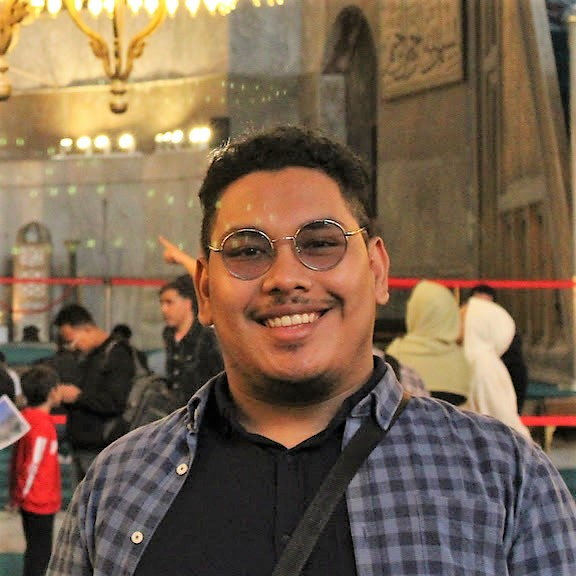
#> input picture gambar.jpg, 576 x 576 px
$ python main.py
#> lines starting #> are read from the running program, lines starting #| are printed output that depends on the picture
import imageio
import numpy as np
import matplotlib.pyplot as plt

# Membaca gambar berwarna (RGB)
image = imageio.imread("./gambar.jpg")
#> image is the input picture: shape (576, 576, 3); mean R, G, B 121.7, 99.4, 78.1

# Mengubah gambar menjadi grayscale
gray_image = np.dot(image[..., :3], [0.2989, 0.5870, 0.1140]).astype(np.uint8)
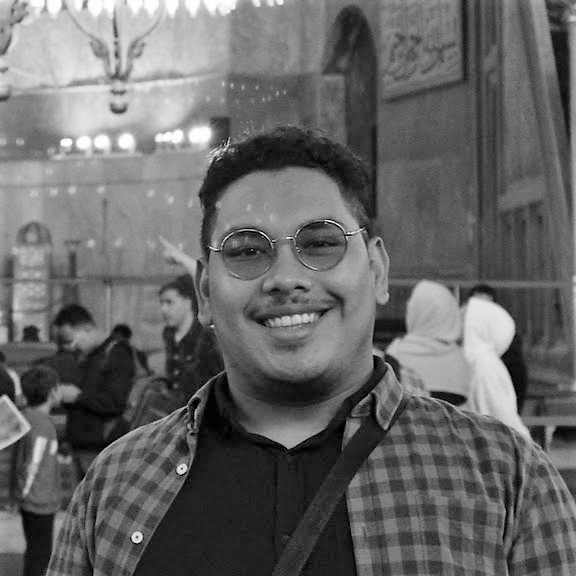
#> gray_image: shape (576, 576); min 0, max 254, mean 103.1

# Menampilkan output dari gray_image
imageio.imwrite("./gray_image.jpg", gray_image)

# Menghitung histogram
total_pixels_per_intensity = np.zeros(256, dtype=int)
for intensity in range(256):
    total_pixels_per_intensity[intensity] = np.sum(gray_image == intensity)
#> after the loop, total_pixels_per_intensity = 256 values, max 4765 at index 33, min 0 at index 255, mean 1296

# Plot histogram
plt.figure(figsize=(10, 6))
plt.bar(range(256), total_pixels_per_intensity, color="gray")
plt.xlabel("Intensitas Piksel")
plt.ylabel("Jumlah Piksel")
plt.title("Histogram Gambar Grayscale")
plt.show()
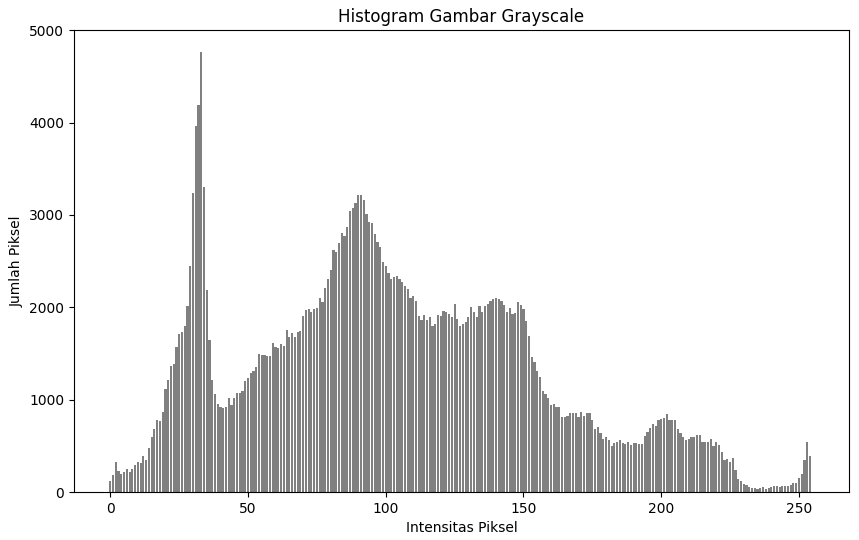
#> figure drawn by matplotlib, 1 panel; tallest bar 4765 high, from x = 32.6 to 33.4

# Pertanyaan a: Jumlah total piksel untuk setiap intensitas pada gambar grayscale
for intensity, count in enumerate(total_pixels_per_intensity):
    print(f"Intensitas {intensity}: {count} piksel")
#> this loop made 256 passes
#> count on passes 1 to 3: 117, 182, 327
#| Intensitas 0: 117 piksel
#| Intensitas 1: 182 piksel
#| Intensitas 2: 327 piksel
#| Intensitas 3: 226 piksel
#| Intensitas 4: 193 piksel
#| Intensitas 5: 217 piksel
#| Intensitas 6: 249 piksel
#| Intensitas 7: 213 piksel
#> (further printed lines are left out)

# Menambahkan total jumlah piksel
total_pixels = np.sum(total_pixels_per_intensity)
#> total_pixels = 331776
print(f"Jumlah total piksel: {total_pixels} piksel")

# Pertanyaan b: Apakah ada intensitas tertentu yang dominan dalam gambar tersebut?
dominant_intensity = np.argmax(total_pixels_per_intensity)
#> dominant_intensity = 33
print(
    f"Intensitas dominan adalah {dominant_intensity} dengan jumlah {total_pixels_per_intensity[dominant_intensity]} piksel."
)
